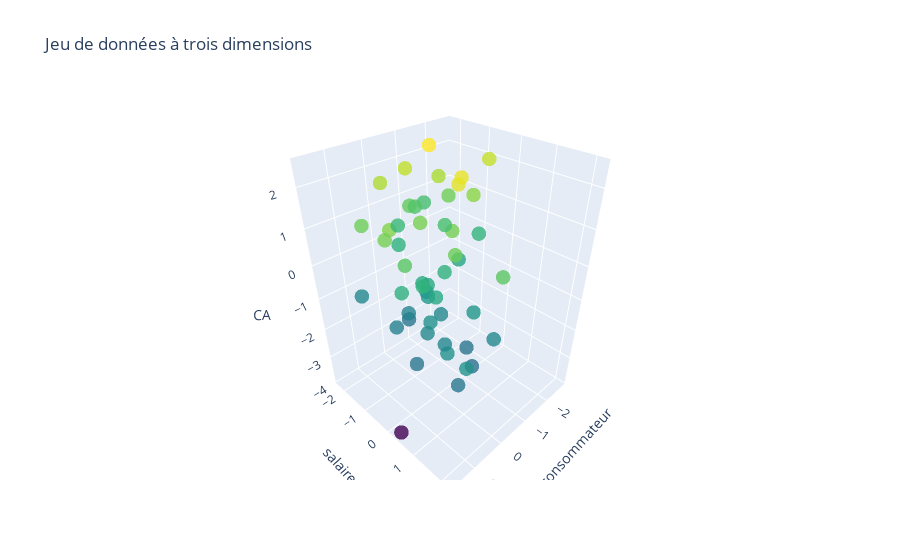

This figure's notebook cell:
### Markdown cell above
## Génération d'un jeu de données

### Code cell
import numpy as np 
import matplotlib.pyplot as plt
from utils import generate_regression_data
import plotly.graph_objects as go

X, y, _ = generate_regression_data(n_samples=50, n_features=2, noise_std=1)

fig = go.Figure(data=[go.Scatter3d(
    x=X[:,0], 
    y=X[:,1], 
    z=y,      
    mode='markers',
    marker=dict(
        size=5,
        color=y,    # couleur selon y
        colorscale='Viridis',
        opacity=0.8
    )
)])

fig.update_layout(
    scene=dict(
        xaxis_title='âge du consommateur',
        yaxis_title='salaire',
        zaxis_title='CA'
    ),
    title='Jeu de données à trois dimensions'
)

fig.show()
